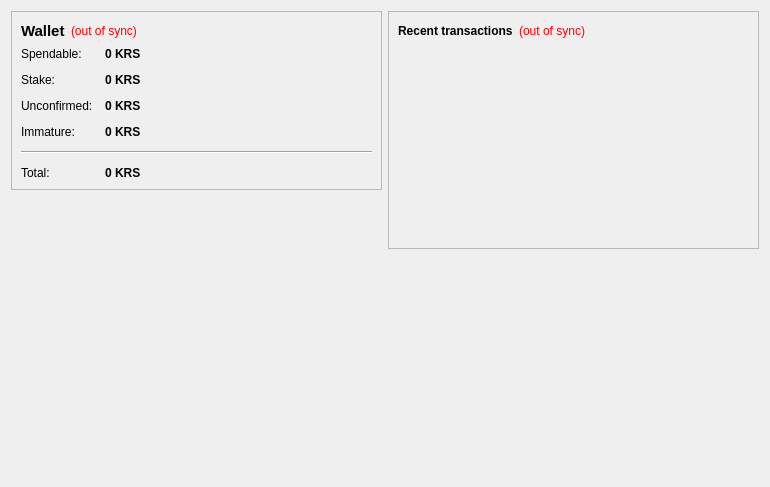
<?xml version="1.0" encoding="UTF-8"?>
<ui version="4.0">
 <class>OverviewPage</class>
 <widget class="QWidget" name="OverviewPage">
  <property name="geometry">
   <rect>
    <x>0</x>
    <y>0</y>
    <width>770</width>
    <height>487</height>
   </rect>
  </property>
  <property name="windowTitle">
   <string>Form</string>
  </property>
  <layout class="QHBoxLayout" name="horizontalLayout" stretch="1,1">
   <item>
    <layout class="QVBoxLayout" name="verticalLayout_2">
     <item>
      <widget class="QFrame" name="frame">
       <property name="frameShape">
        <enum>QFrame::StyledPanel</enum>
       </property>
       <property name="frameShadow">
        <enum>QFrame::Raised</enum>
       </property>
       <layout class="QVBoxLayout" name="verticalLayout_4">
        <item>
         <layout class="QHBoxLayout" name="horizontalLayout_4">
          <item>
           <widget class="QLabel" name="label_5">
            <property name="font">
             <font>
              <pointsize>11</pointsize>
              <weight>75</weight>
              <bold>true</bold>
             </font>
            </property>
            <property name="text">
             <string>Wallet</string>
            </property>
           </widget>
          </item>
          <item>
           <widget class="QLabel" name="labelWalletStatus">
            <property name="toolTip">
             <string>The displayed information may be out of date. Your wallet automatically synchronizes with the KairosCoin network after a connection is established, but this process has not completed yet.</string>
            </property>
            <property name="styleSheet">
             <string notr="true">QLabel { color: red; }</string>
            </property>
            <property name="text">
             <string notr="true">(out of sync)</string>
            </property>
            <property name="alignment">
             <set>Qt::AlignLeading|Qt::AlignLeft|Qt::AlignVCenter</set>
            </property>
           </widget>
          </item>
          <item>
           <spacer name="horizontalSpacer_2">
            <property name="orientation">
             <enum>Qt::Horizontal</enum>
            </property>
            <property name="sizeHint" stdset="0">
             <size>
              <width>40</width>
              <height>20</height>
             </size>
            </property>
           </spacer>
          </item>
         </layout>
        </item>
        <item>
         <layout class="QFormLayout" name="formLayout_2">
          <property name="fieldGrowthPolicy">
           <enum>QFormLayout::AllNonFixedFieldsGrow</enum>
          </property>
          <property name="horizontalSpacing">
           <number>12</number>
          </property>
          <property name="verticalSpacing">
           <number>12</number>
          </property>
          <item row="0" column="0">
           <widget class="QLabel" name="label">
            <property name="text">
             <string>Spendable:</string>
            </property>
           </widget>
          </item>
          <item row="0" column="1">
           <widget class="QLabel" name="labelBalance">
            <property name="font">
             <font>
              <weight>75</weight>
              <bold>true</bold>
             </font>
            </property>
            <property name="cursor">
             <cursorShape>IBeamCursor</cursorShape>
            </property>
            <property name="toolTip">
             <string>Your current spendable balance</string>
            </property>
            <property name="text">
             <string notr="true">0 KRS</string>
            </property>
            <property name="textInteractionFlags">
             <set>Qt::LinksAccessibleByMouse|Qt::TextSelectableByKeyboard|Qt::TextSelectableByMouse</set>
            </property>
           </widget>
          </item>
          <item row="1" column="0">
           <widget class="QLabel" name="label_6">
            <property name="text">
             <string>Stake:</string>
            </property>
           </widget>
          </item>
          <item row="1" column="1">
           <widget class="QLabel" name="labelStake">
            <property name="font">
             <font>
              <weight>75</weight>
              <bold>true</bold>
             </font>
            </property>
            <property name="cursor">
             <cursorShape>IBeamCursor</cursorShape>
            </property>
            <property name="toolTip">
             <string>Total of coins that was staked, and do not yet count toward the current balance</string>
            </property>
            <property name="text">
             <string notr="true">0 KRS</string>
            </property>
            <property name="textInteractionFlags">
             <set>Qt::LinksAccessibleByMouse|Qt::TextSelectableByKeyboard|Qt::TextSelectableByMouse</set>
            </property>
           </widget>
          </item>
          <item row="2" column="0">
           <widget class="QLabel" name="label_3">
            <property name="text">
             <string>Unconfirmed:</string>
            </property>
           </widget>
          </item>
          <item row="2" column="1">
           <widget class="QLabel" name="labelUnconfirmed">
            <property name="font">
             <font>
              <weight>75</weight>
              <bold>true</bold>
             </font>
            </property>
            <property name="cursor">
             <cursorShape>IBeamCursor</cursorShape>
            </property>
            <property name="toolTip">
             <string>Total of transactions that have yet to be confirmed, and do not yet count toward the current balance</string>
            </property>
            <property name="text">
             <string notr="true">0 KRS</string>
            </property>
            <property name="textInteractionFlags">
             <set>Qt::LinksAccessibleByMouse|Qt::TextSelectableByKeyboard|Qt::TextSelectableByMouse</set>
            </property>
           </widget>
          </item>
          <item row="3" column="0">
           <widget class="QLabel" name="labelImmatureText">
            <property name="text">
             <string>Immature:</string>
            </property>
           </widget>
          </item>
          <item row="3" column="1">
           <widget class="QLabel" name="labelImmature">
            <property name="font">
             <font>
              <weight>75</weight>
              <bold>true</bold>
             </font>
            </property>
            <property name="toolTip">
             <string>Mined balance that has not yet matured</string>
            </property>
            <property name="text">
             <string notr="true">0 KRS</string>
            </property>
            <property name="textInteractionFlags">
             <set>Qt::LinksAccessibleByMouse|Qt::TextSelectableByKeyboard|Qt::TextSelectableByMouse</set>
            </property>
           </widget>
          </item>
          <item row="4" column="0" colspan="2">
           <widget class="Line" name="line">
            <property name="orientation">
             <enum>Qt::Horizontal</enum>
            </property>
           </widget>
          </item>
          <item row="5" column="0">
           <widget class="QLabel" name="labelTotalText">
            <property name="text">
             <string>Total:</string>
            </property>
           </widget>
          </item>
          <item row="5" column="1">
           <widget class="QLabel" name="labelTotal">
            <property name="font">
             <font>
              <weight>75</weight>
              <bold>true</bold>
             </font>
            </property>
            <property name="cursor">
             <cursorShape>IBeamCursor</cursorShape>
            </property>
            <property name="toolTip">
             <string>Your current total balance</string>
            </property>
            <property name="text">
             <string notr="true">0 KRS</string>
            </property>
            <property name="textInteractionFlags">
             <set>Qt::LinksAccessibleByMouse|Qt::TextSelectableByKeyboard|Qt::TextSelectableByMouse</set>
            </property>
           </widget>
          </item>
         </layout>
        </item>
       </layout>
      </widget>
     </item>
     <item>
      <spacer name="verticalSpacer">
       <property name="orientation">
        <enum>Qt::Vertical</enum>
       </property>
       <property name="sizeHint" stdset="0">
        <size>
         <width>20</width>
         <height>40</height>
        </size>
       </property>
      </spacer>
     </item>
     <item>
      <widget class="QLabel" name="label_6">
       <property name="text">
        <string/>
       </property>
       <property name="pixmap">
        <pixmap resource="../bitcoin.qrc">:/images/backg</pixmap>
       </property>
       <property name="scaledContents">
        <bool>false</bool>
       </property>
       <property name="alignment">
        <set>Qt::AlignCenter</set>
       </property>
       <property name="margin">
        <number>-2</number>
       </property>
      </widget>
     </item>
    </layout>
   </item>
   <item>
    <layout class="QVBoxLayout" name="verticalLayout_3">
     <item>
      <widget class="QFrame" name="frame_2">
       <property name="frameShape">
        <enum>QFrame::StyledPanel</enum>
       </property>
       <property name="frameShadow">
        <enum>QFrame::Raised</enum>
       </property>
       <layout class="QVBoxLayout" name="verticalLayout">
        <item>
         <layout class="QHBoxLayout" name="horizontalLayout_2">
          <item>
           <widget class="QLabel" name="label_4">
            <property name="text">
             <string>&lt;b&gt;Recent transactions&lt;/b&gt;</string>
            </property>
           </widget>
          </item>
          <item>
           <widget class="QLabel" name="labelTransactionsStatus">
            <property name="toolTip">
             <string>The displayed information may be out of date. Your wallet automatically synchronizes with the KairosCoin network after a connection is established, but this process has not completed yet.</string>
            </property>
            <property name="styleSheet">
             <string notr="true">QLabel { color: red; }</string>
            </property>
            <property name="text">
             <string notr="true">(out of sync)</string>
            </property>
            <property name="alignment">
             <set>Qt::AlignRight|Qt::AlignTrailing|Qt::AlignVCenter</set>
            </property>
           </widget>
          </item>
          <item>
           <spacer name="horizontalSpacer">
            <property name="orientation">
             <enum>Qt::Horizontal</enum>
            </property>
            <property name="sizeHint" stdset="0">
             <size>
              <width>40</width>
              <height>20</height>
             </size>
            </property>
           </spacer>
          </item>
         </layout>
        </item>
        <item>
         <widget class="QListView" name="listTransactions">
          <property name="styleSheet">
           <string notr="true">QListView { background: transparent; }</string>
          </property>
          <property name="frameShape">
           <enum>QFrame::NoFrame</enum>
          </property>
          <property name="verticalScrollBarPolicy">
           <enum>Qt::ScrollBarAlwaysOff</enum>
          </property>
          <property name="horizontalScrollBarPolicy">
           <enum>Qt::ScrollBarAlwaysOff</enum>
          </property>
          <property name="selectionMode">
           <enum>QAbstractItemView::NoSelection</enum>
          </property>
         </widget>
        </item>
       </layout>
      </widget>
     </item>
     <item>
      <spacer name="verticalSpacer_2">
       <property name="orientation">
        <enum>Qt::Vertical</enum>
       </property>
       <property name="sizeHint" stdset="0">
        <size>
         <width>20</width>
         <height>40</height>
        </size>
       </property>
      </spacer>
     </item>
    </layout>
   </item>
  </layout>
 </widget>
 <resources/>
 <connections/>
</ui>
